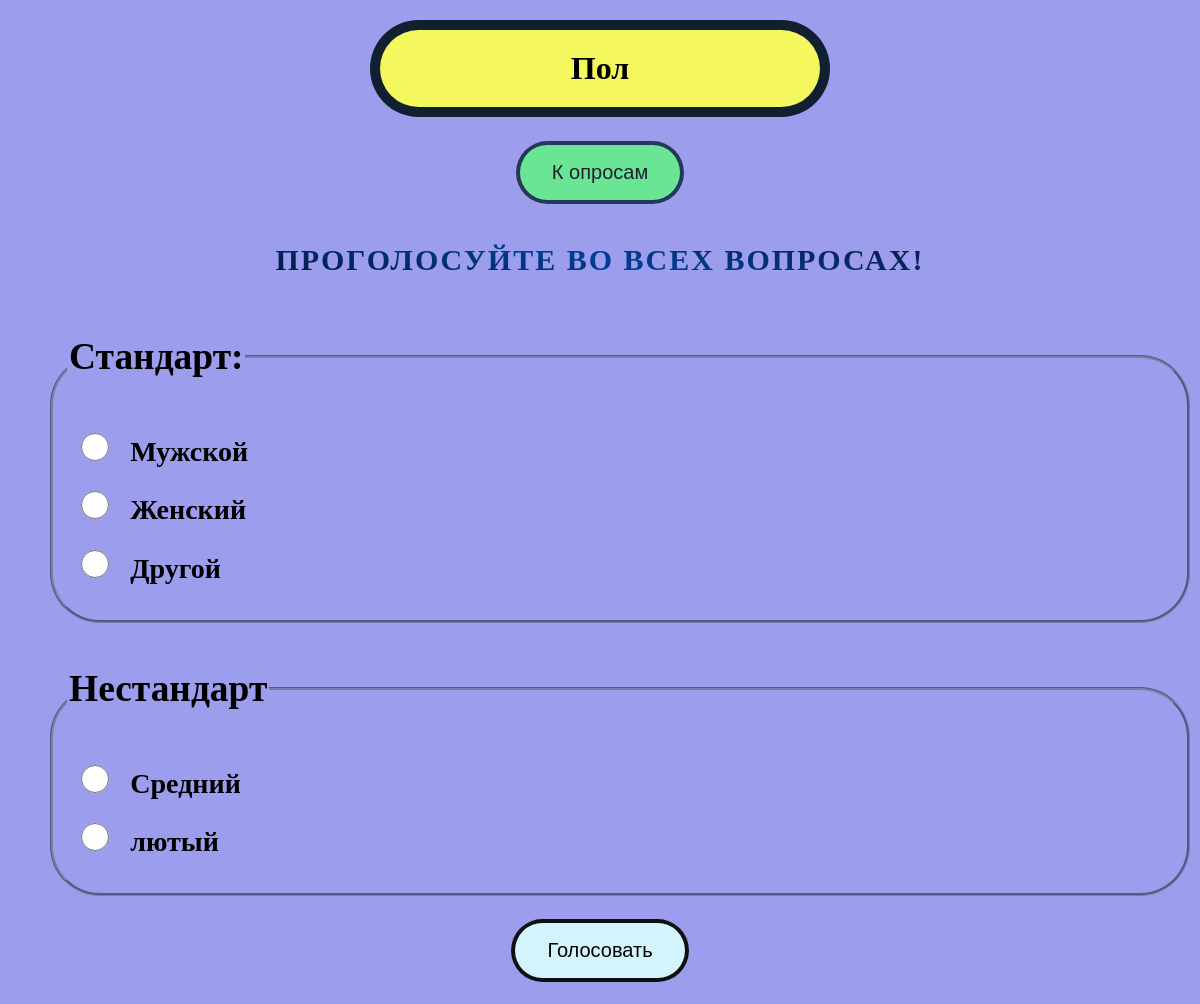
/polling/1/results/, run on the app's committed database.
### appstat/models.py (models this page shows, shortened)
class Poll(models.Model):
    name = models.CharField(max_length=20)
    date_pub = models.DateTimeField('date published')
    def __str__(self):
        return self.name
    class Meta:
        verbose_name_plural = 'Polls'

class Question(models.Model):
    poll = models.ForeignKey(Poll, related_name='questions', on_delete=models.CASCADE)
    question_text = models.CharField(max_length=200)
    def __str__(self):
        return self.question_text
    class Meta:
        verbose_name_plural = 'Questions'

class Choice(models.Model):
    question = models.ForeignKey(Question, related_name='choices', on_delete=models.CASCADE)
    choice_text = models.CharField(max_length=100)
    votes = models.IntegerField(default=0)
    class Meta:
        verbose_name_plural = 'Choices'

### appstat/views.py (the view, shortened to what this page needs)
# urls.py: path('<int:poll_id>/results/', views.results, name='results'),
def results(request, poll_id):
    poll_questions = Question.objects.filter(poll_id=poll_id)
    polling_name = Poll.objects.get(pk=poll_id)
    try:
        selected_choice_list = []
        max_questions = []
        for question in poll_questions:
            selected_choice = question.choices.get(pk=request.POST[question.question_text])
            selected_choice.votes +=1
            selected_choice.save()
            selected_choice_list.append(selected_choice.votes)
            max_choice = max(selected_choice_list)
            print(max_choice)
            selected_choice_list = []
            max_questions.append(max_choice)
    except(Choice.DoesNotExist, KeyError):
        context = {
            'poll_questions': poll_questions,
            'polling_name' : polling_name,
            'error_message':'Проголосуйте во всех вопросах!',
        }
        return render(request, 'appstat/questions.html', context)

### appstat/templates/appstat/questions.html (shortened to what this page needs)
{% load static %}
<link rel="stylesheet" href="{% static 'appstat/style2.css' %}">
<!DOCTYPE html>
<html lang="en-US">
  <head>
  </head>
  <body>
    <h1>
      <center>
        <p class="name">{{ polling_name }}</p>
        <form action="/polling" method="get">
          <button class="button">К опросам</button>
        </form>
      </center>
    </h1>
      <h3>
        {% if error_message %}<center><p class="error-message">{{ error_message }}</center></p>{% endif %}
        <ul>
          <form action="{% url 'polling:results' polling_name.id %}" method="post">
            {% for question in poll_questions %}
              <fieldset class="fieldset">
                <legend><h1>{{ question.question_text }}</h1></legend>
                  {% for choice in question.choices.all %}
                    <h2><input type="radio" name="{{ question }}" id="choice{{ forloop.counter }}" value="{{ choice.id }}">
                    <label for="choice{{ forloop.counter }}">{{ choice.choice_text }}</label><br></h2>
                  {% endfor %}
                </fieldset>
            {% endfor %}
         </ul>
        <center><input type="submit" class="submit" value="Голосовать"></center>
    </h3>
  </body>
</html>

### appstat/static/appstat/style2.css (style rules this page uses)
body { background: rgb(157, 157, 238); }
.name { background-color:#f4f75e; border:10px solid rgba(0, 18, 46, 0.932); border-radius:50px; width: 400px; text-align:center; margin:20px; padding:20px; }
.button { background-color: #5ef77f; border-radius:50px; border: 4px solid rgba(0, 18, 46, 0.932); color: black; padding: 16px 32px; text-align: center; font-size: 20px; margin: 4px 2px; opacity: 0.8; transition: 0.3s; cursor: pointer; }
.submit { background-color: #dcffffe3; border-radius:50px; border: 4px solid rgba(0, 0, 0, 0.932); color: black; padding: 16px 32px; text-align: center; font-size: 20px; margin: 4px 2px; transition: 0.3s; cursor: pointer; }
input[type="radio"] { margin: 0; font: inherit; width: 2em; height: 1em; border: 4em solid currentColor; border-radius: 100%; }
.fieldset { border-color:rgba(0, 0, 0, 0.451); border-width: 3px; border-radius : 50px; }
.error-message { display: flex; justify-content: center; align-items: center; height: 5vh; text-transform: uppercase; font-size: 30px; letter-spacing: 2px; background: linear-gradient(10deg, #020000, #003e95, #120000); background-repeat:round; background-size: 80%; animation: animate 5s linear infinite; -webkit-background-clip: text; -webkit-text-fill-color: rgba(255, 255, 255, 0); }

### data on the page
Poll: name "Пол"
Question: question_text "Стандарт:"
Choice: choice_text "Мужской"
Choice: choice_text "Женский"
Choice: choice_text "Другой"
Question: question_text "Нестандарт"
Choice: choice_text "Средний"
Choice: choice_text "лютый"

### other printed values
{{ error_message }} "ПРОГОЛОСУЙТЕ ВО ВСЕХ ВОПРОСАХ!"
